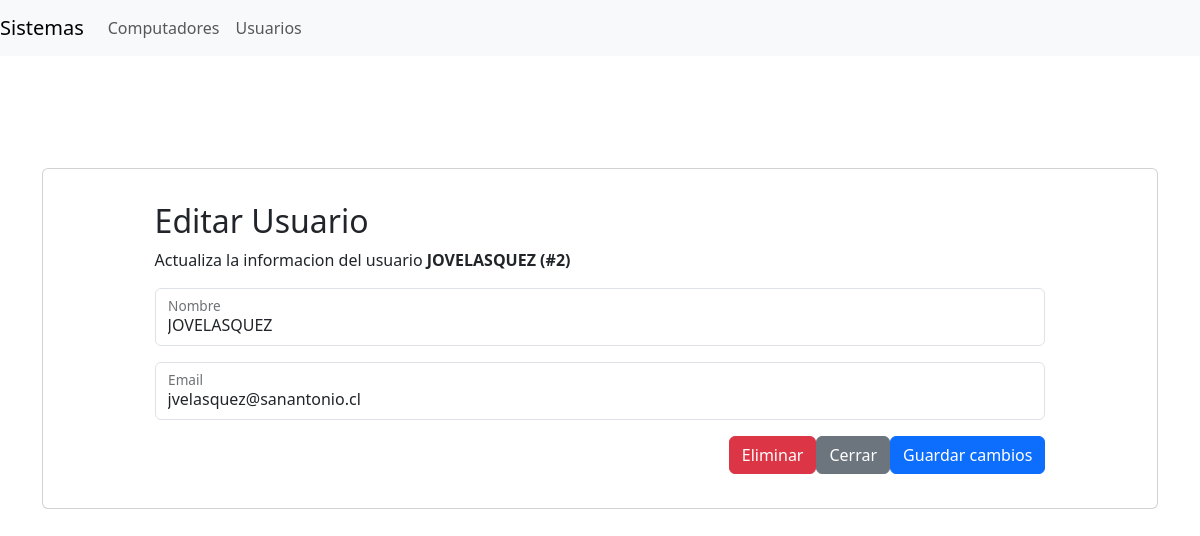
The page /editar_usuario/2 on the database as committed earlier.
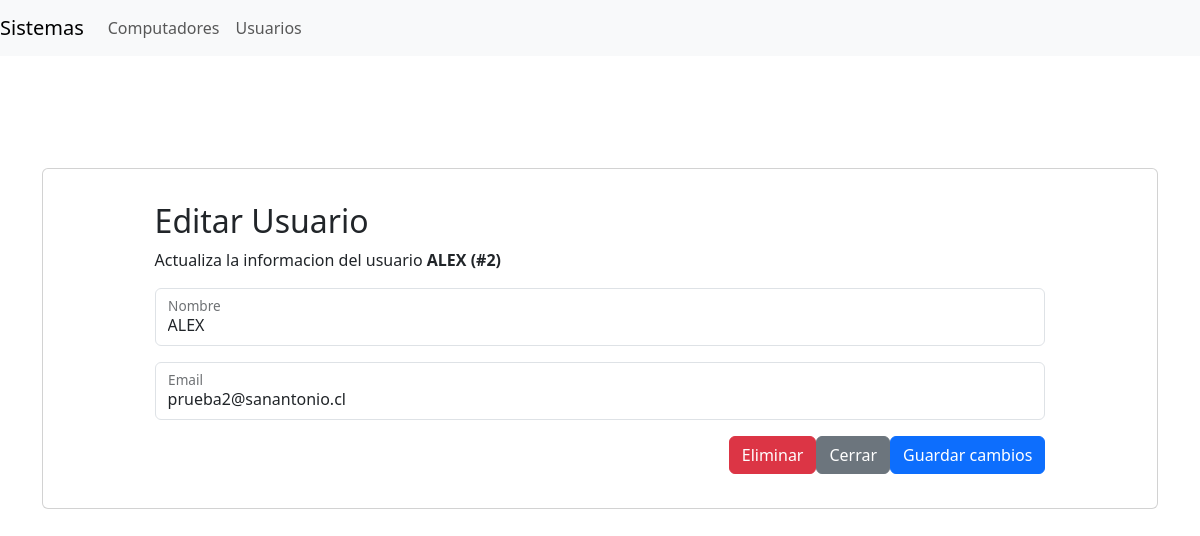
The same page on the database as committed later.
### tables this page shows
CREATE TABLE Usuario (
    Id_usuario INTEGER PRIMARY KEY AUTOINCREMENT,
    Nombre_user VARCHAR(100),
    Email VARCHAR(100)
);

### app.py (the view)
@app.route('/editar_usuario/<int:id>', methods=['GET'])
def editar_usuario(id):
    conn = get_db_connection()
    use = conn.execute('''
        SELECT *
        FROM Usuario
        WHERE Usuario.Id_usuario = ?
    ''', (id,)).fetchone()
    conn.close()
    return render_template('editar_usuario.html', use=use)

### app.py (called while the page is built)
def get_db_connection():
    conn = sqlite3.connect('database.db')
    conn.row_factory = sqlite3.Row
    return conn

### templates/editar_usuario.html (shortened to what this page needs)
{% extends 'base.html' %}
{% block head %}
<link rel="stylesheet" href="{{ url_for('static', filename='css/style_editar_usuario.css')}}">
{% endblock %}
{% block content %}
<div class="card text-start mb-3">
    <form id="editForm" method="post" action="{{ url_for('editar_usuario_form') }}">
        <div class="modal-body">
            <h2>Editar Usuario</h2>
            <p>Actualiza la informacion del usuario <b>{{ use['Nombre_user'] }} (#{{ use['Id_usuario'] }}) </b></p>
            <div class="form-floating mb-3">
                <input type="text" id="nombre_usuario" name="nombre_usuario" class="form-control" placeholder="" value="{{ use['Nombre_user'] }}">
                <label for="nombre_usuario">Nombre</label>
            </div>
            <div class="form-floating mb-3">
                <input type="email" id="email" name="email" class="form-control" placeholder="" value="{{ use['Email'] }}">
                <label for="email">Email</label>
            </div>
        </div>
        <div class="modal-footer">
            <button type="submit" class="btn btn-danger" onclick="document.getElementById('action').value='delete';">Eliminar</button>
            <a href="{{url_for('usuarios')}}"><button type="button" class="btn btn-secondary">Cerrar</button></a>
            <button type="submit" class="btn btn-primary" onclick="document.getElementById('action').value='save';">Guardar cambios</button>
        </div>
    </form>
</div>
{% endblock %}

Rows that differ between the two databases and show on the page:
changed Usuario id 2: Nombre_user "JOVELASQUEZ" → "ALEX"; nombre_usuario "JOVELASQUEZ" → "ALEX"; email "jvelasquez@sanantonio.cl" → "prueba2@sanantonio.cl"
